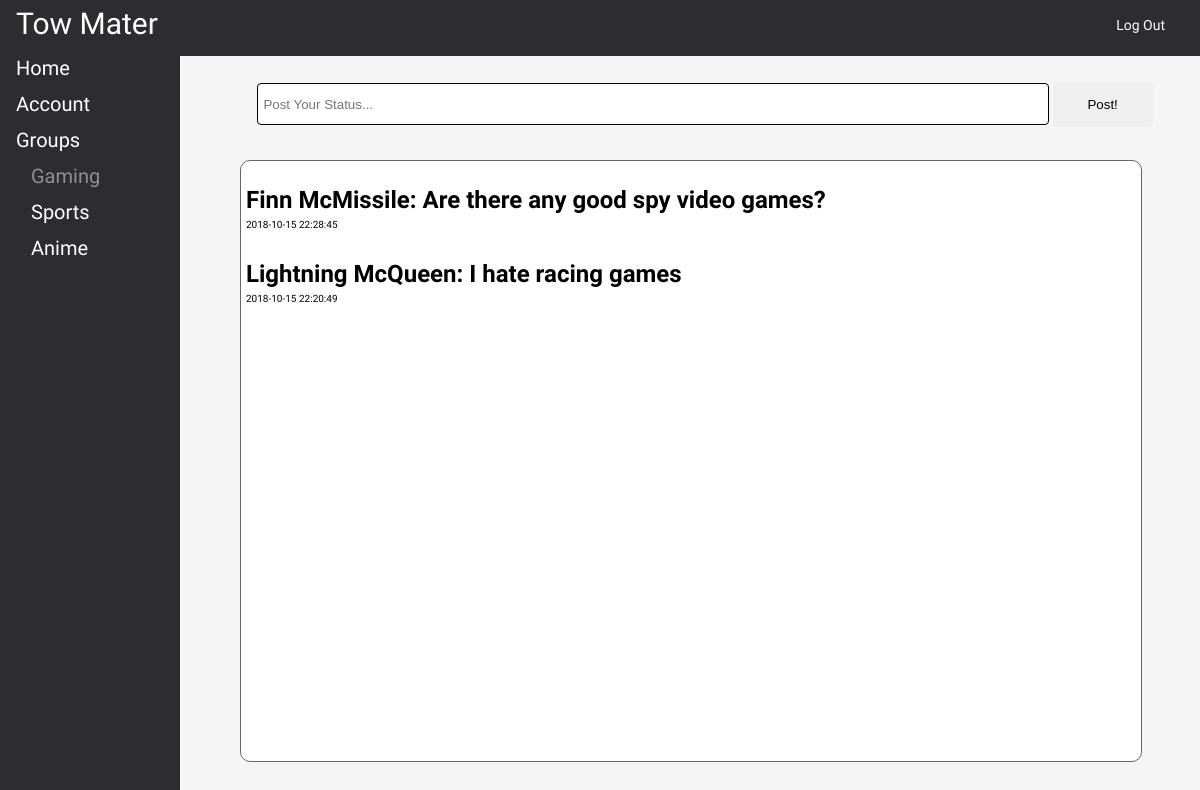
The page /gaming_group.php (signed in) on the database as committed earlier.
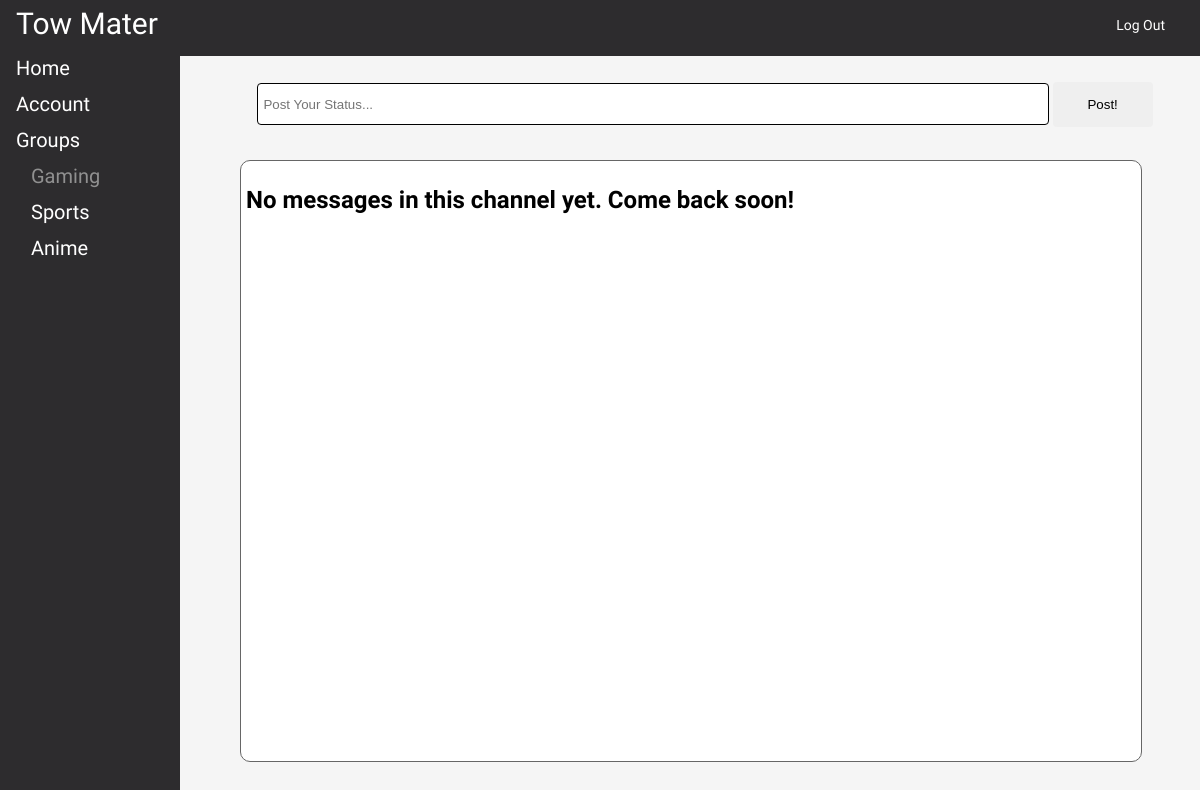
The same page on the database as committed later.
### tables this page shows
CREATE TABLE `messages` (
  `msg_id` int(10) UNSIGNED NOT NULL,
  `user_id` int(10) UNSIGNED NOT NULL,
  `msg` varchar(280) NOT NULL,
  `post_time` timestamp NOT NULL DEFAULT CURRENT_TIMESTAMP,
  `group_id` int(10) UNSIGNED NOT NULL,
  `likes` int(10) UNSIGNED NOT NULL
);

CREATE TABLE `users` (
  `id` int(10) UNSIGNED NOT NULL,
  `fname` varchar(50) NOT NULL,
  `lname` varchar(50) NOT NULL,
  `password` varchar(60) NOT NULL,
  `email` varchar(50) NOT NULL
);

### gaming_group.php (the view, shortened to what this page needs)
<?php
	include ('connection.php');
?>
<!doctype HTML>
<html>
	<head>
		<link rel="stylesheet" type="text/css" href="css/style.css">
	</head>
	<body>
		<div class="header">
			<?php
				echo "<div id='logo'>";
					echo $_SESSION['fname'];
					echo " " . $_SESSION['lname'];
				echo "</div>";
			?>
			<div class="menu">
				<ul>
					<li><a href="loggedout.php">Log Out</a></li>
				</ul>
			</div>
		</div>
		<div class="sidemenu">
			<ul>
				<li><a href="home.php">Home</a></li>
			</ul>
			<ul>
				<li><a href="#">Account</a></li>
			</ul>
			<ul id="submenu">
				<li>
					<span>Groups</span>
					<ul>
						<li class="active"><a href="gaming_group.php">Gaming</a></li>
						<li><a href="sports_group.php">Sports</a></li>
						<li><a href="anime_group.php">Anime</a></li>
					</ul>
				</li>
			</ul>
		</div>
		<div class = "feed">
			<?php
				$postFeed = "SELECT fname,lname, msg, post_time, msg_id from users inner join messages on users.id = messages.user_id WHERE group_id = 2 ORDER BY msg_id DESC";
				$result = $conn->query($postFeed);
				if ($result->num_rows > 0) {
					while($row = $result->fetch_assoc()) {
						echo "<h2 id ='userName'>" . $row['fname'] . " " . $row['lname'] . ": " . htmlspecialchars($row['msg']) . "</h2>";
						echo "<div class='time'>" . $row['post_time'] . "</div>"."\n";
					}
				} else {
					echo "<h2 id ='userName'>No messages in this channel yet. Come back soon!</h2>";
				}
			?>
		</div>
		<div class="posting">
			<form action="gaming_group.php" method="POST">
				<input id="messeging" type="text" name="message" value="" placeholder="Post Your Status...">
				<input id="msg_submit" type="submit" name="submit" value="Post!">
			</form>
		</div>
	</body>
</html>

### css/style.css (style rules this page uses)
* { margin: 0; padding: 0; }
html, body { font-family: 'Exo 2', sans-serif; height: 100%; width: 100%; background-color: whitesmoke; }
.header { position: fixed; top: 0; background-color: #2D2C2E; height: 56px; border-bottom: 0px; padding-left: auto; padding-right: auto; width: 100%; }
#logo { background-color: #2D2C2E; float: left; color: #FFFFFF; text-decoration: none; font-size: 30px; padding: 6px 8px 6px 16px; background-repeat: no-repeat; }
.menu { background-color: #2D2C2E; text-decoration: none; top: 0px; right: 0px; height: 37px; padding-top: 17px; padding-right: 25px; }
.menu ul { list-style-type: none; margin: 0; padding: 0; overflow: hidden; }
.menu a { float: right; color: #FFFFFF; text-decoration: none; font-size: 14px; background-repeat: no-repeat; padding-left: 10px; padding-right: 10px; }
.sidemenu { position: fixed; top: 50px; font-size: 20px; width: 15%; color: #FFFFFF; display: inline-block; background-color: #2D2C2E; height: 100%; }
.sidemenu ul { list-style-type: none; }
.sidemenu li a { display: block; padding: 6px 8px 6px 16px; text-decoration: none; color: #FFFFFF; }
span { display: block; padding: 6px 8px 6px 16px; text-decoration: none; }
#submenu ul { padding-left: 15px; }
#submenu span { cursor: pointer; }
li.active > a { color: #909090; }
#userName { padding-top: 25px; padding-bottom: 5px; margin-left: 5px; margin-right: 5px; }
.posting { position: fixed; margin-top: 80px; left: 105px; width: 100%; font-size: 13px; color: white; text-align: center; }
#messeging { background-color: #FFFFFF; border: 1px solid black; font-size: 15 px; padding: 5px; width: 65%; margin-bottom: 3px; margin-top: 3px; border: 1 px black; border-radius: 4px; height: 30px; outline: none; }
#msg_submit { font-size: 15 px; padding: 5px; width: 100px; margin-bottom: 3px; border: 1px; height: 45px; border-radius: 4px; outline: none; }
.feed { position: fixed; margin-top: 160px; left: 20%; height: 75%; width: 75%; overflow-y:auto; overflow: auto; border: 1px solid #666; border-radius: 10px; background-color: #FFFFFF; }
.time { font-size: 10px; margin-left: 5px; margin-bottom: 5px; }

Rows that differ between the two databases and show on the page:
removed messages: user.fname "Finn", user.lname "McMissile", msg "Are there any good spy video games?", post_time "2018-10-15 22:28:45"
removed messages: user.fname "Lightning", user.lname "McQueen", msg "I hate racing games", post_time "2018-10-15 22:20:49"
Other text that changed with them:
text now shown: "No messages in this channel yet. Come back soon!"
